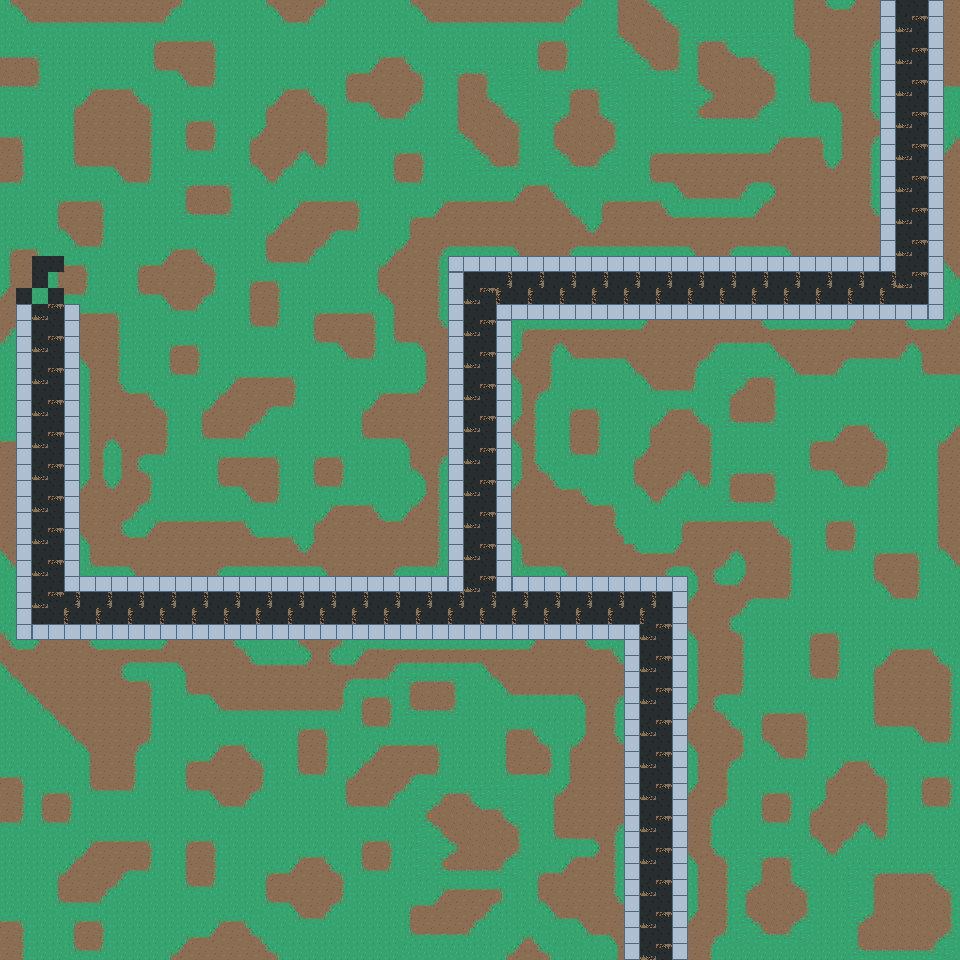

This is a level from a 2D game, rendered from its Tiled map with the project's own tilesets. A one-line summary and the map file follow, with tile-layer data summarised:
An orthogonal 60x60 tile map with 16x16 px tiles, 1 tile layer (Background), 3 tilesets and 4 objects.

<map version="1.2" tiledversion="1.3.3" orientation="orthogonal" renderorder="right-down" width="60" height="60" tilewidth="16" tileheight="16" infinite="0" nextlayerid="3" nextobjectid="8">
 <editorsettings>
  <export target="mainMapV2.lua" format="lua" />
 </editorsettings>
 <tileset firstgid="1" source="TopDownTiles.tsx" />
 <tileset firstgid="19" source="roadTiles.tsx" />
 <tileset firstgid="24" source="sidewalk_dirtTiles.tsx" />
 <layer id="1" name="Background" width="60" height="60">
  <data>[3600 cells, 3600 non-empty, 28 distinct tile ids]</data>
 </layer>
 <objectgroup id="2" name="Bounds">
  <object id="4" x="0" y="0" width="959" height="16" />
  <object id="5" x="944" y="16" width="16" height="943" />
  <object id="6" x="1" y="943" width="945" height="16" />
  <object id="7" x="0" y="16" width="16" height="927" />
 </objectgroup>
</map>